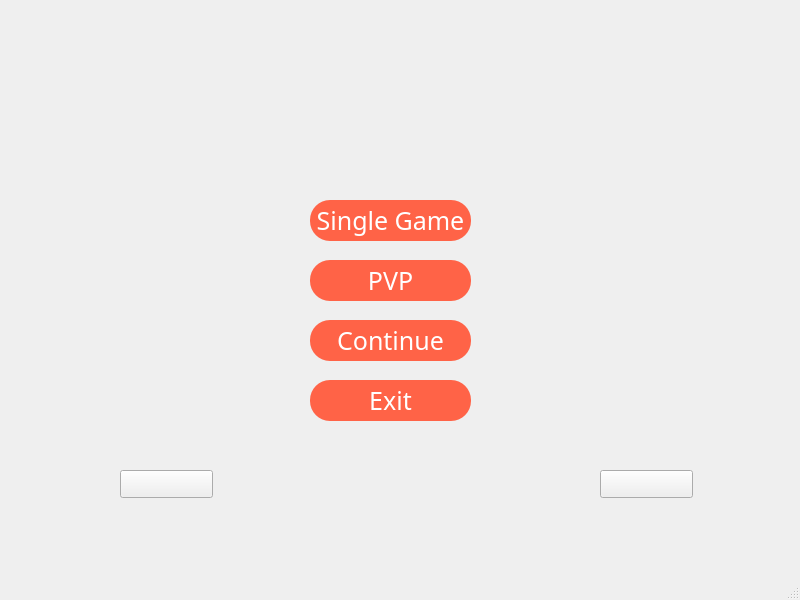
<?xml version="1.0" encoding="UTF-8"?>
<ui version="4.0">
 <class>MainWindow</class>
 <widget class="QMainWindow" name="MainWindow">
  <property name="enabled">
   <bool>true</bool>
  </property>
  <property name="geometry">
   <rect>
    <x>0</x>
    <y>0</y>
    <width>800</width>
    <height>600</height>
   </rect>
  </property>
  <property name="windowTitle">
   <string>MainWindow</string>
  </property>
  <widget class="QWidget" name="centralwidget">
   <widget class="QPushButton" name="Begin_button">
    <property name="geometry">
     <rect>
      <x>310</x>
      <y>200</y>
      <width>161</width>
      <height>41</height>
     </rect>
    </property>
    <property name="styleSheet">
     <string notr="true">background-color:rgb(255,99,71);
border-radius:20px;
font-family: Microsoft YaHei;font-size: 25px; color:rgb(255,255,255)</string>
    </property>
    <property name="text">
     <string>Single Game</string>
    </property>
   </widget>
   <widget class="QPushButton" name="Archieve_Button">
    <property name="geometry">
     <rect>
      <x>310</x>
      <y>320</y>
      <width>161</width>
      <height>41</height>
     </rect>
    </property>
    <property name="styleSheet">
     <string notr="true">background-color:rgb(255,99,71);
border-radius:20px;
font-family: Microsoft YaHei;font-size: 25px; color:rgb(255,255,255)</string>
    </property>
    <property name="text">
     <string>Continue</string>
    </property>
   </widget>
   <widget class="QPushButton" name="Exit_Button">
    <property name="geometry">
     <rect>
      <x>310</x>
      <y>380</y>
      <width>161</width>
      <height>41</height>
     </rect>
    </property>
    <property name="styleSheet">
     <string notr="true">background-color:rgb(255,99,71);
border-radius:20px;
font-family: Microsoft YaHei;font-size: 25px; color:rgb(255,255,255)</string>
    </property>
    <property name="text">
     <string>Exit</string>
    </property>
   </widget>
   <widget class="QLabel" name="gif">
    <property name="geometry">
     <rect>
      <x>290</x>
      <y>50</y>
      <width>211</width>
      <height>131</height>
     </rect>
    </property>
    <property name="text">
     <string/>
    </property>
   </widget>
   <widget class="QLabel" name="label">
    <property name="geometry">
     <rect>
      <x>0</x>
      <y>0</y>
      <width>801</width>
      <height>571</height>
     </rect>
    </property>
    <property name="text">
     <string/>
    </property>
   </widget>
   <widget class="QPushButton" name="settings">
    <property name="geometry">
     <rect>
      <x>120</x>
      <y>470</y>
      <width>93</width>
      <height>28</height>
     </rect>
    </property>
    <property name="text">
     <string/>
    </property>
   </widget>
   <widget class="QPushButton" name="rank">
    <property name="geometry">
     <rect>
      <x>600</x>
      <y>470</y>
      <width>93</width>
      <height>28</height>
     </rect>
    </property>
    <property name="text">
     <string/>
    </property>
   </widget>
   <widget class="QPushButton" name="PVP_button">
    <property name="geometry">
     <rect>
      <x>310</x>
      <y>260</y>
      <width>161</width>
      <height>41</height>
     </rect>
    </property>
    <property name="styleSheet">
     <string notr="true">background-color:rgb(255,99,71);
border-radius:20px;
font-family: Microsoft YaHei;font-size: 25px; color:rgb(255,255,255)</string>
    </property>
    <property name="text">
     <string>PVP</string>
    </property>
   </widget>
   <zorder>label</zorder>
   <zorder>gif</zorder>
   <zorder>Begin_button</zorder>
   <zorder>Archieve_Button</zorder>
   <zorder>Exit_Button</zorder>
   <zorder>settings</zorder>
   <zorder>rank</zorder>
   <zorder>PVP_button</zorder>
  </widget>
  <widget class="QMenuBar" name="menubar">
   <property name="geometry">
    <rect>
     <x>0</x>
     <y>0</y>
     <width>800</width>
     <height>25</height>
    </rect>
   </property>
  </widget>
  <widget class="QStatusBar" name="statusbar"/>
 </widget>
 <resources/>
 <connections/>
</ui>
